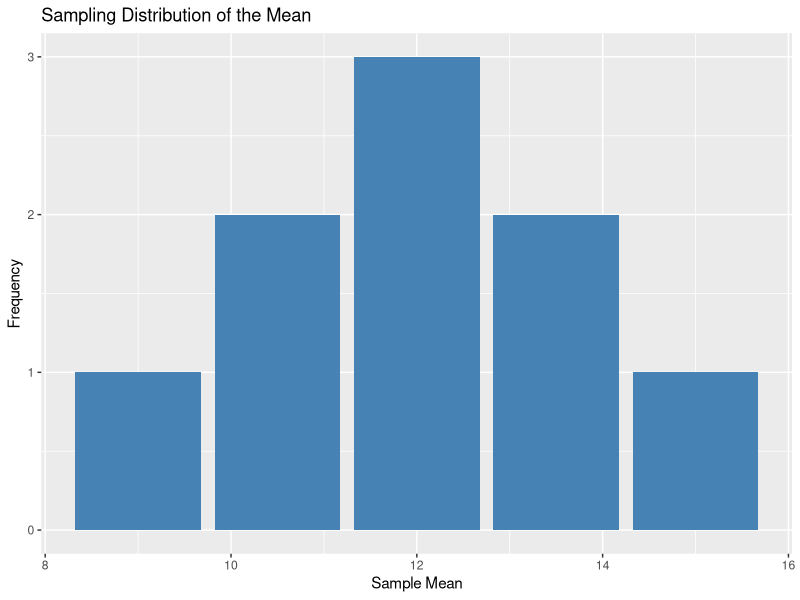

Generate this figure with R:
## ---- chunk 1
knitr::opts_chunk$set(echo = TRUE)
library(kableExtra)
library(ggplot2)
## ---- chunk 2
population <- c(9, 12, 15)
probabilities <- rep(1/3, 3) 

samples <- expand.grid(population, population)
colnames(samples) <- c("X1", "X2")


samples$mean <- rowMeans(samples)
samples$p_xbar <- rep(1/9, nrow(samples))

samples$xbar_p_xbar <- samples$mean * samples$p_xbar
samples$xbar2_p_xbar <- (samples$mean^2) * samples$p_xbar

final_table <- data.frame(
  X1 = samples$X1,
  X2 = samples$X2,
  mean = samples$mean,
  xbar = samples$mean,
  `p(xbar)` = samples$p_xbar,
  `xbar * p(xbar)` = samples$xbar_p_xbar,
  `xbar^2 * p(xbar)` = samples$xbar2_p_xbar
)

knitr::kable(final_table, 
             col.names = c("X1", "X2", "mean", "xbar", "p(xbar)", "xbar * p(xbar)", "xbar^2 * p(xbar)"), 
             caption = "Sampling Distribution Table")

sampling_dist <- data.frame(mean = samples$mean)

ggplot(sampling_dist, aes(x = mean)) +
  geom_bar(stat = "count", fill = "steelblue") +
  labs(title = "Sampling Distribution of the Mean",
       x = "Sample Mean",
       y = "Frequency")

## ---- chunk 3
x <- c(6, 9, 12, 15, 18)
p_x <- c(0.1, 0.2, 0.4, 0.2, 0.1)

data <- data.frame(x, p_x)

kable(data, col.names = c("x", "p(x)")) %>%
  kable_styling(bootstrap_options = c("striped", "hover"))

mu <- sum(x * p_x)

variance <- sum((x - mu)^2 * p_x)
## ---- chunk 4

samples <- expand.grid(x, x)

samples$Mean <- rowMeans(samples)

samples$Probability <- p_x[match(samples$Var1, x)] * p_x[match(samples$Var2, x)]

result <- samples[, c("Var1", "Var2", "Mean", "Probability")]
colnames(result) <- c("Sample 1", "Sample 2", "Mean", "Probability")

kable(result, digits = 4, caption = "Possible Samples of Size 2, Their Means, and Probabilities") %>%
  kable_styling(bootstrap_options = c("striped", "hover"))
